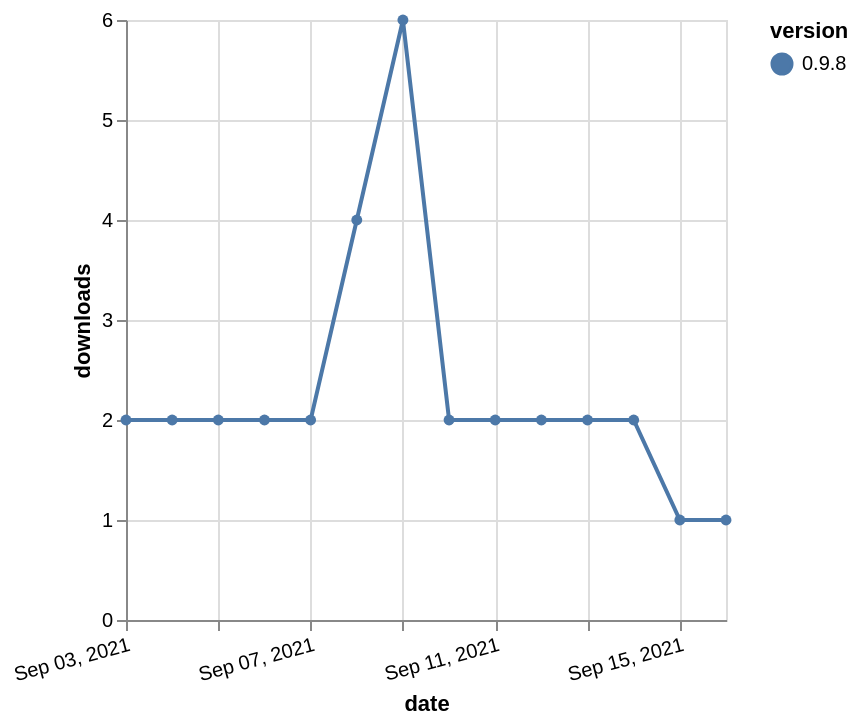

Specify this chart in Vega-Lite:
### Vega-Lite specification from a JSON file in a GitHub repository (floating-point values rounded to 4 significant figures)
{"$schema": "https://vega.github.io/schema/vega-lite/v5.json", "description": "A simple bar chart with embedded data.", "data": {"values": [{"date": "2021-09-03", "total": 9051, "delta": 2, "version": "0.9.8"}, {"date": "2021-09-04", "total": 9053, "delta": 2, "version": "0.9.8"}, {"date": "2021-09-05", "total": 9055, "delta": 2, "version": "0.9.8"}, {"date": "2021-09-06", "total": 9057, "delta": 2, "version": "0.9.8"}, {"date": "2021-09-07", "total": 9059, "delta": 2, "version": "0.9.8"}, {"date": "2021-09-08", "total": 9063, "delta": 4, "version": "0.9.8"}, {"date": "2021-09-09", "total": 9069, "delta": 6, "version": "0.9.8"}, {"date": "2021-09-10", "total": 9071, "delta": 2, "version": "0.9.8"}, {"date": "2021-09-11", "total": 9073, "delta": 2, "version": "0.9.8"}, {"date": "2021-09-12", "total": 9075, "delta": 2, "version": "0.9.8"}, {"date": "2021-09-13", "total": 9077, "delta": 2, "version": "0.9.8"}, {"date": "2021-09-14", "total": 9079, "delta": 2, "version": "0.9.8"}, {"date": "2021-09-15", "total": 9080, "delta": 1, "version": "0.9.8"}, {"date": "2021-09-16", "total": 9081, "delta": 1, "version": "0.9.8"}]}, "width": "container", "mark": {"type": "line", "point": {"filled": true}}, "encoding": {"x": {"field": "date", "type": "temporal", "timeUnit": "yearmonthdate", "title": "date", "axis": {"labelAngle": -15}}, "y": {"field": "delta", "type": "quantitative", "title": "downloads"}, "color": {"field": "version", "type": "nominal"}, "tooltip": {"field": "delta"}}}
